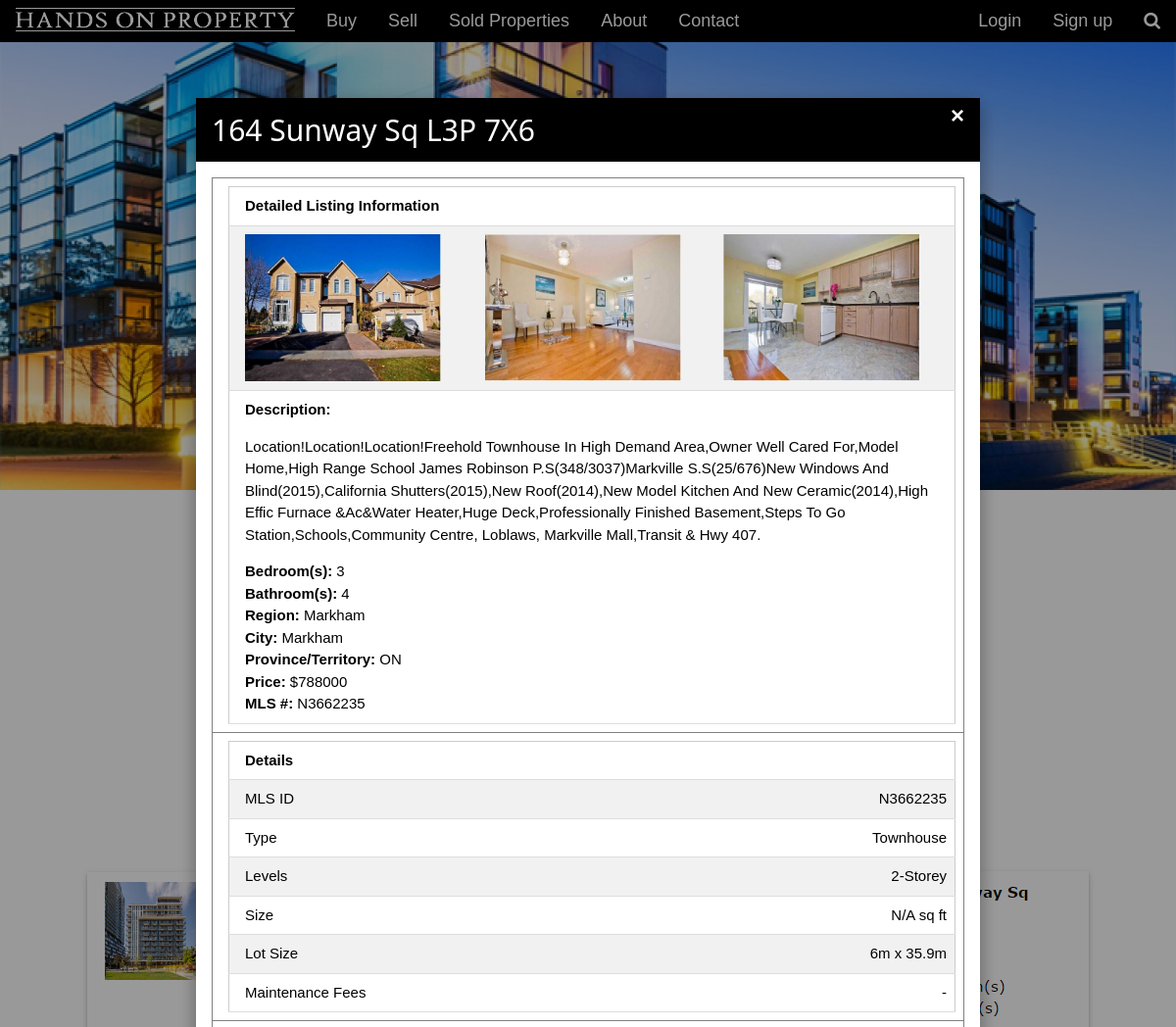
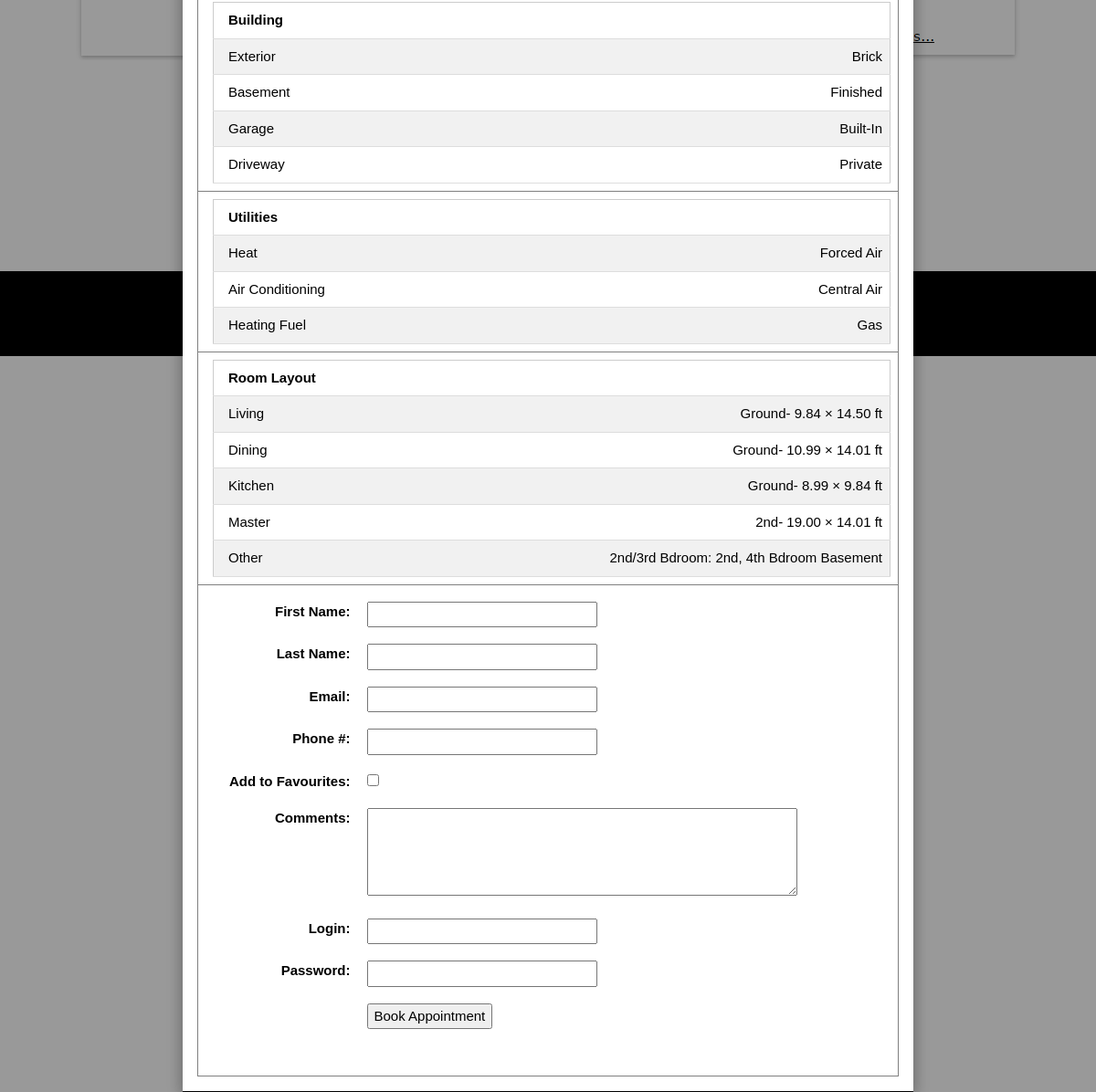
The page /index.php?build=alpha&mls_id=N3662235 on the database its author committed (2 pictures, top to bottom).
### tables this page shows
CREATE TABLE IF NOT EXISTS `property` (
  `id` int(9) NOT NULL,
  `street_num` int(5) NOT NULL,
  `street_name` varchar(50) NOT NULL,
  `unit_num` varchar(4) NOT NULL,
  `postal_code` varchar(10) NOT NULL,
  `description` varchar(1000) NOT NULL,
  `num_of_bedroom` int(2) NOT NULL,
  `num_of_bathroom` int(2) NOT NULL,
  `region` varchar(50) NOT NULL,
  `city` varchar(50) NOT NULL,
  `province_territory` varchar(50) NOT NULL,
  `price` int(9) NOT NULL,
  `mls_id` varchar(10) NOT NULL,
  `latitude` decimal(11,6) NOT NULL,
  `longitude` decimal(11,6) NOT NULL
);

CREATE TABLE IF NOT EXISTS `property_images` (
  `id` int(11) NOT NULL,
  `image_path` varchar(150) NOT NULL,
  `mls_id` varchar(10) NOT NULL
);

CREATE TABLE IF NOT EXISTS `property_details` (
  `id` int(9) NOT NULL,
  `type` varchar(50) NOT NULL,
  `levels` varchar(50) NOT NULL,
  `size` varchar(10) NOT NULL,
  `lot_size` varchar(10) NOT NULL,
  `maintenance_fee` varchar(10) NOT NULL,
  `mls_id` varchar(10) NOT NULL
);

CREATE TABLE IF NOT EXISTS `property_exterior` (
  `id` int(9) NOT NULL,
  `exterior` varchar(50) NOT NULL,
  `basement` varchar(50) NOT NULL,
  `garage` varchar(50) NOT NULL,
  `driveway` varchar(50) NOT NULL,
  `mls_id` varchar(50) NOT NULL
);

CREATE TABLE IF NOT EXISTS `property_utilities` (
  `id` int(9) NOT NULL,
  `heat` varchar(30) NOT NULL,
  `air_conditioning` varchar(30) NOT NULL,
  `heating_fuel` varchar(30) NOT NULL,
  `mls_id` varchar(10) NOT NULL
);

CREATE TABLE IF NOT EXISTS `property_layout` (
  `id` int(9) NOT NULL,
  `living` varchar(50) NOT NULL,
  `dining` varchar(50) NOT NULL,
  `kitchen` varchar(50) NOT NULL,
  `master` varchar(50) NOT NULL,
  `other` varchar(50) NOT NULL,
  `mls_id` varchar(10) NOT NULL
);

### library.php (the view, shortened to what this page needs)
<?php
	function showHeader($title, $body_css, $logout, $username){
		echo "<!DOCTYPE html><html>
		<title>".$title."</title>
		<meta name='viewport' content='width=device-width, initial-scale=1'>
		<link rel='stylesheet' type='text/css' href='./css/w3.css'>
		<link rel='stylesheet' type='text/css' href='./css/kalvin.css'>
		<link rel='stylesheet' href='https://fonts.googleapis.com/icon?family=Material+Icons'>
		<link rel='stylesheet' href='https://cdnjs.cloudflare.com/ajax/libs/font-awesome/4.7.0/css/font-awesome.min.css'>
		";
		echo "
		<script type='text/javascript' src='./js/library.js'></script>
		<script type='text/javascript' src='./js/kalvin.js'></script>
		<body ".$body_css.">
		";
		echo "
			<div class='w3-top'>
			<div class='w3-center'>
				<ul class='w3-navbar w3-black w3-large w3-left-align'>
				  <!--<li class='w3-hide-medium w3-hide-large w3-opennav w3-right'>
					<a class='w3-padding-large' href='javascript:void(0)' onclick='myFunction()' title='Toggle Navigation Menu'><i class='fa fa-bars'></i></a>
				  </li>-->
					<li class='w3-hide-small'><a class='w3-hover-none' href='index.php'><img src='./img/logo.png' border='0' /></a></li>
					<li class='w3-hide-small'><a href='buyproperty.php'>Buy</a></li>
					<li class='w3-hide-small'><a href='sellproperty.php'>Sell</a></li>
					<li class='w3-hide-small'><a href='historylist.php'>Sold Properties</a></li>
					<li class='w3-hide-small'><a href='aboutus.php'>About</a></li>
					<li class='w3-hide-small'><a href='contactus.php'>Contact</a></li>
					<li class='w3-right w3-hide-small'><a href='javascript:void(0)' class='w3-hover-red'><i class='fa fa-search'></i></a>
		";
		if($logout == 0){
			echo "
					<li class='w3-right w3-hide-small'><a href='#' class='w3-hover-red'
						onclick=\"document.getElementById('signUpModal').style.display='block';
						document.forms['SignUpForm']['firstName'].value = '';
						document.forms['SignUpForm']['lastName'].value = '';
						document.forms['SignUpForm']['email'].value = '';
						document.forms['SignUpForm']['phone_num'].value = '';
						document.forms['SignUpForm']['passWord'].value = '';
						document.getElementById('signup_msg').innerHTML = '';
						\">Sign up</a></li>
					<li class='w3-right w3-hide-small'><a href='#' class='w3-hover-red'
							onclick=\"document.getElementById('loginModal').style.display='block';
							document.forms['LoginForm']['userName'].value='';
							document.forms['LoginForm']['passWord'].value='';
							document.getElementById('login_msg').innerHTML='';
						\">Login</a></li>
				</ul>
			</div>
			</div>
			";
		}
	}
	function loginModal(){
		function getDetailedListing(){
			if(isset($_GET['mls_id'])){
				$db = "transitc_reo";
				$server = "localhost";
				$user = "transitc_reo";
				$pass = "hopishere";
				$mls_id = $_GET['mls_id'];
				$conn = mysqli_connect($server, $user, $pass, $db);
				$arr = array(array());
				$counter = 0;
				$query_detailed_listing = "select street_num, street_name, postal_code, description, region, city, province_territory, price, num_of_bedroom, num_of_bathroom, latitude, longitude from property where mls_id = '$mls_id'";
				if($results = mysqli_query($conn, $query_detailed_listing)){
					while($row = mysqli_fetch_row($results)){
					$arr[$counter][0] = $row[10];
					$arr[$counter][1] = $row[11];
					$counter++;
					echo "
					<div id=\"detailedListingModal\" class=\"w3-modal\">
					<div class=\"w3-modal-content w3-animate-top w3-card-8\" style=\"max-width:800px\">
					  <header class=\"w3-container w3-black\">
						<span onclick=\"document.getElementById('detailedListingModal').style.display='none'\"
						class=\"w3-closebtn\">&times;</span>
						<h2>".$row[0]. " " .$row[1]. " " .$row[2]. "</h2>
					  </header>
					  <div class=\"w3-container w3-padding-16 w3-center\">
					  <table class='w3-table' border='1'>
					  ";
					echo "<tr><td>
								<table class='w3-table-all' style='width:100%'>
								<tr>
									<td colspan='3'><b>Detailed Listing Information</b></td>
								</tr>
								<tr>
					";
							$image_query = "select image_path from property_images where mls_id = '$mls_id'";
							if($image_results = mysqli_query($conn, $image_query)){
								while($image_row = mysqli_fetch_row($image_results)){
								$image_path = $image_row[0];
								echo "<td><img src='$image_path' width='200' height='150' /></td>";
							}
						}
					echo "
									<tr>
										<td colspan='3'>
										<b>Description: </b>
										<p>".$row[3]."</p>
										<b>Bedroom(s): </b>".$row[8]."<br />
										<b>Bathroom(s): </b>".$row[9]."<br />
										<b>Region: </b>".$row[4]."<br />
										<b>City: </b>".$row[5]."<br />
										<b>Province/Territory: </b>".$row[6]."<br />
										<b>Price: </b>$".$row[7]."<br />
										<b>MLS #: </b>".$mls_id."<br />
										</td>
									</tr>
									</table>
					</td></tr>";
					}
				}
				$query_detailed_listing = "select mls_id, type, levels, size, lot_size, maintenance_fee from property_details where mls_id = '$mls_id'";
				if($results = mysqli_query($conn, $query_detailed_listing)){
					while($row = mysqli_fetch_row($results)){
						echo "<tr>
							<td>
								<table class='w3-table-all' style='width:100%'>
									<tr>
										<td colspan='2'><b>Details</b></td>
									</tr>
									<tr><td class='w3-left'>MLS ID</td>
										<td class='w3-right'>".$row[0]."</td>
									</tr>
									<tr><td class='w3-left'>Type</td>
										<td class='w3-right'>".$row[1]."</td>
									</tr>
									<tr><td class='w3-left'>Levels</td>
										<td class='w3-right'>".$row[2]."</td>
									</tr>
									<tr><td class='w3-left'>Size</td>
										<td class='w3-right'>".$row[3]."</td>
									</tr>
									<tr><td class='w3-left'>Lot Size</td>
										<td class='w3-right'>".$row[4]."</td>
									</tr>
									<tr><td class='w3-left'>Maintenance Fees</td>
										<td class='w3-right'>".$row[5]."</td>
									</tr>
								</table>
							</td>
							</tr>
						";
					}
				}
				$query_detailed_exterior = "select exterior, basement, garage, driveway from property_exterior where mls_id = '$mls_id'";
				if($results = mysqli_query($conn, $query_detailed_exterior)){
					while($row = mysqli_fetch_row($results)){
						echo "<tr>
							<td>
								<table class='w3-table-all' style='width:100%'>
									<tr>
										<td colspan='2'><b>Building</b></td>
									</tr>
									<tr><td class='w3-left'>Exterior</td>
										<td class='w3-right'>".$row[0]."</td>
									</tr>
									<tr><td class='w3-left'>Basement</td>
										<td class='w3-right'>".$row[1]."</td>
									</tr>
									<tr><td class='w3-left'>Garage</td>
										<td class='w3-right'>".$row[2]."</td>
									</tr>
									<tr><td class='w3-left'>Driveway</td>
										<td class='w3-right'>".$row[3]."</td>
									</tr>
								</table>
							</td>
							</tr>
						";
					}
				}
				$query_detailed_utilities = "select heat, air_conditioning, heating_fuel from property_utilities where mls_id = '$mls_id'";
				if($results = mysqli_query($conn, $query_detailed_utilities)){
					while($row = mysqli_fetch_row($results)){
						echo "<tr>
							<td>
								<table class='w3-table-all' style='width:100%'>
									<tr>
										<td colspan='2'><b>Utilities</b></td>
									</tr>
									<tr><td class='w3-left'>Heat</td>
										<td class='w3-right'>".$row[0]."</td>
									</tr>
									<tr><td class='w3-left'>Air Conditioning</td>
										<td class='w3-right'>".$row[1]."</td>
									</tr>
									<tr><td class='w3-left'>Heating Fuel</td>
										<td class='w3-right'>".$row[2]."</td>
									</tr>
								</table>
							</td>
							</tr>
						";
					}
				}
				$query_detailed_layout = "select living, dining, kitchen, master, other from property_layout where mls_id = '$mls_id'";
				if($results = mysqli_query($conn, $query_detailed_layout)){
					while($row = mysqli_fetch_row($results)){
						echo "<tr>
							<td>
								<table class='w3-table-all' style='width:100%'>
									<tr>
										<td colspan='2'><b>Room Layout</b></td>
									</tr>
									<tr><td class='w3-left'>Living</td>
										<td class='w3-right'>".$row[0]."</td>
									</tr>
									<tr><td class='w3-left'>Dining</td>
										<td class='w3-right'>".$row[1]."</td>
									</tr>
									<tr><td class='w3-left'>Kitchen</td>
										<td class='w3-right'>".$row[2]."</td>
									</tr>
									<tr><td class='w3-left'>Master</td>
										<td class='w3-right'>".$row[3]."</td>
									</tr>
									<tr><td class='w3-left'>Other</td>
										<td class='w3-right'>".$row[4]."</td>
									</tr>
								</table>
							</td>
							</tr>
						";
					}
				}
				echo "<tr><td>";
				if(!empty($_SESSION['user'])){
					bookAppointmentForm(1, getUserInformation($_SESSION['user']), $mls_id);
				}else{
					bookAppointmentForm(0, "" , $mls_id);
				}
				echo "</td></tr>";
					echo "</table>
					  </div>
					  <footer class=\"w3-container w3-black\">
					  </footer>
					</div>
				  </div>
				  ";
				  return $arr;
			}
		}
	}
	function showFooter(){
		echo "
			<footer class='w3-display-container w3-padding-16 w3-black w3-medium'>
			<nav class='w3-topnav w3-black w3-center'>
		  <a href='#'>Terms of Use</a> |
		  <a href='#'>Privacy Policy</a> |
		  <a href='contactus.php'>Contact Us</a> |
		  <a href='#'>Free Android App</a> |
		  <a href='#'>Free iOS App</a>
		</nav>
		<div class='w3-center'>
		  <i class='fa fa-facebook-official w3-hover-text-indigo'></i>
		  <i class='fa fa-instagram w3-hover-text-purple'></i>
		  <i class='fa fa-snapchat w3-hover-text-yellow'></i>
		  <i class='fa fa-pinterest-p w3-hover-text-red'></i>
		  <i class='fa fa-twitter w3-hover-text-light-blue'></i>
		  <i class='fa fa-linkedin w3-hover-text-indigo'></i>
		</div>
		</footer>
		";
		echo
		"</body>
		</html>
		";
	}
	function bookAppointmentForm($flag, $arr, $mls_id){
		$empty_var = "";
			echo "<table class='w3-table-all' style='width:100%'>
						<form action='./php/bookAppointmentController.php' method=\"post\" name='BookAppointmentForm'>
							<table border='0'>
								<tr>
									<td class='w3-right'><b>First Name: </b></td>
									<td><input type=\"text\" name=\"firstName_detailed\" size='25' value='".($flag == 0 ? $empty_var : $arr[0])."'></td>
								</tr>
								<tr>
									<td class='w3-right'><b>Last Name: </b></td>
									<td><input type=\"text\" name=\"lastName_detailed\" size='25' value='".($flag == 0 ? $empty_var : $arr[1])."'></td>
								</tr>
								<tr>
									<td class='w3-right'><b>Email: </b></td>
									<td><input type=\"text\" name=\"email_detailed\" size='25' value='".($flag == 0 ? $empty_var : $arr[2])."'></td>
								</tr>
								<tr>
									<td class='w3-right'><b>Phone #: </b></td>
									<td><input type=\"text\" name=\"phone_num_detailed\" size='25' value='".($flag == 0 ? $empty_var : $arr[3])."'></td>
								</tr>
								<tr>
									<td class='w3-right'><b>Add to Favourites: </b></td>
									<td><input type='checkbox' name='favourite_detailed' value='favourite_detailed' /></td>
								</tr>
								<tr>
									<td class='w3-right'><b>Comments: </b></td>
									<td><textarea rows='4' cols='50' name='user_comments_detailed'></textarea></td>
								</tr>
								";
								if($flag == 0){
									echo "
								<tr>
									<td class='w3-right'><b>Login: </b></td>
									<td><input type=\"password\" name=\"login_detailed\" size='25'></td>
								</tr>
								<tr>
									<td class='w3-right'><b>Password: </b></td>
									<td><input type=\"password\" name=\"password_detailed\" size='25'></td>
								</tr>
									";
								}
								echo "
										<tr>
										<td></td>
										<td class='w3-left'>
										<input type=\"submit\" name=\"book_appointment_detailed\" value='Book Appointment'>
										</td>
										</tr>
								<input type = 'hidden' name='mls_id_detailed' value ='".($flag == 0 ? $empty_var : $mls_id)."'>
								<tr>
								<td></td>
								<td>
									<div class='w3-text-red'>
									<p id='bookappointment_msg'>
									</p>
									</div>
								</td>
								</tr>
								</form>
							</table>";
	}
?>

### rows shown on the page
property: street_num "164", street_name "Sunway Sq", postal_code "L3P 7X6", description "Location!Location!Location!Freehold Townhouse In High Demand Area,Owner Well Cared For,Model Home,High Range School James Robinson P.S(348/3037)Markville S.S(25/676)New Windows And Blind(2015),California Shutters(2015),New Roof(2014),New Model Kitchen And New Ceramic(2014),High Effic Furnace &Ac&Water Heater,Huge Deck,Professionally Finished Basement,Steps To Go Station,Schools,Community Centre, Loblaws, Markville Mall,Transit & Hwy 407.", num_of_bedroom "3", num_of_bathroom "4", region "Markham", city "Markham", province_territory "ON", price "788000"
property_images: image_path (picture)
property_images: image_path (picture)
property_images: image_path (picture)
property_details: mls "N3662235", type "Townhouse", levels "2-Storey", size "N/A sq ft", lot_size "6m x 35.9m", maintenance_fee "-"
property_exterior: exterior "Brick", basement "Finished", garage "Built-In", driveway "Private"
property_utilities: heat "Forced Air", air_conditioning "Central Air", heating_fuel "Gas"
property_layout: living "Ground- 9.84 × 14.50 ft", dining "Ground- 10.99 × 14.01 ft", kitchen "Ground- 8.99 × 9.84 ft", master "2nd- 19.00 × 14.01 ft", other "2nd/3rd Bdroom: 2nd, 4th Bdroom Basement"
